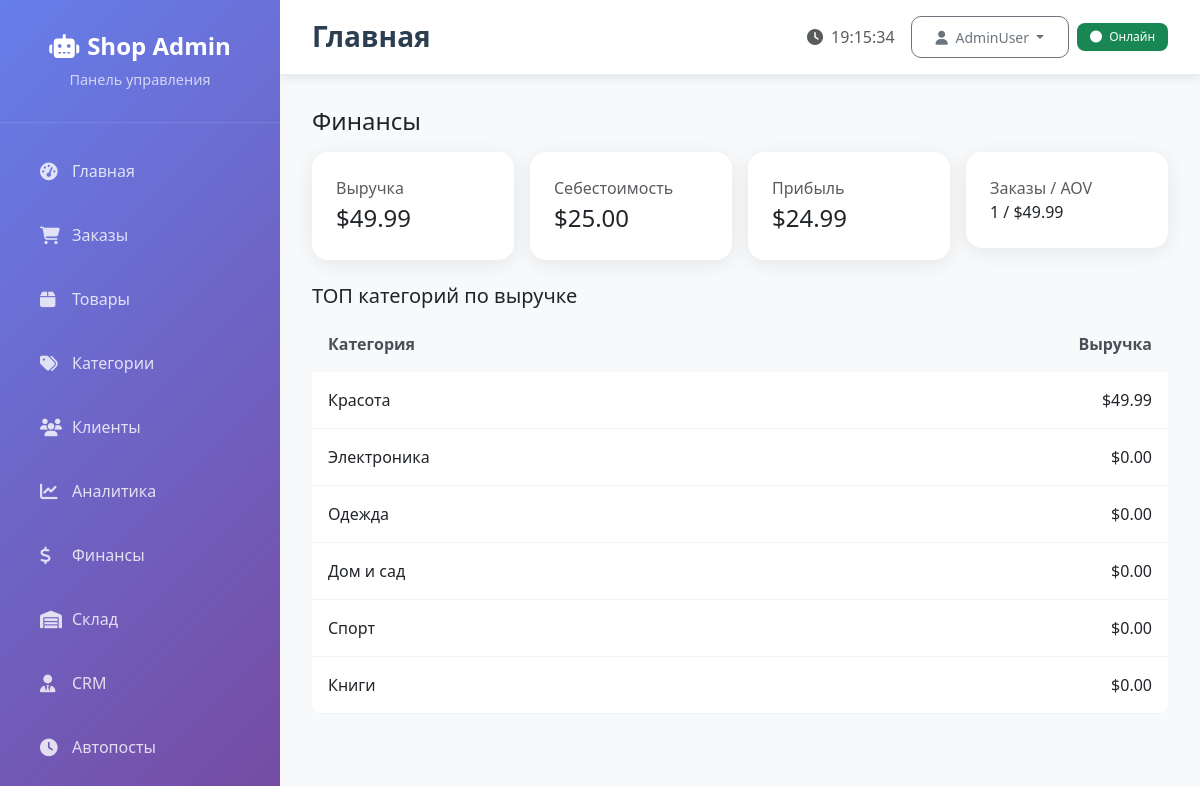
Page /financial (signed in) on the committed database.
### tables this page shows
CREATE TABLE categories (
    id INTEGER PRIMARY KEY AUTOINCREMENT,
    name TEXT NOT NULL,
    description TEXT,
    emoji TEXT,
    is_active INTEGER DEFAULT 1,
    created_at TIMESTAMP DEFAULT CURRENT_TIMESTAMP
);

### web_admin/app.py (the view)
    def decorated_function(*args, **kwargs):
        if not session.get('logged_in'):
            return redirect(url_for('login'))
        return f(*args, **kwargs)

### database.py (called while the page is built, shortened)
    def execute_query(self, query, params=None):
        try:
            conn = sqlite3.connect(self.db_path)
            cursor = conn.cursor()
            if params:
                cursor.execute(query, params)
            else:
                cursor.execute(query)
            q = query.strip().upper()
            if q.startswith('SELECT'):
                result = cursor.fetchall()
            return result
        except Exception as e:
            logging.info(f"Ошибка выполнения запроса: {e}")
            return None
        finally:
            if 'conn' in locals():
                conn.close()

### web_admin/app.py (called while the page is built)
def login_required(f):
    def decorated_function(*args, **kwargs):
        if not session.get('logged_in'):
            return redirect(url_for('login'))
        return f(*args, **kwargs)
    decorated_function.__name__ = f.__name__
    return decorated_function

### web_admin/templates/financial.html (shortened to what this page needs)
{% extends 'base.html' %}
{% block content %}
<h1 class="h4 mb-3">Финансы</h1>
<div class="row g-3">
  <div class="col-md-3"><div class="card"><div class="card-body"><div class="text-muted">Выручка</div><div class="fs-4">${{ '%.2f'|format(metrics.revenue or 0) }}</div></div></div></div>
  <div class="col-md-3"><div class="card"><div class="card-body"><div class="text-muted">Себестоимость</div><div class="fs-4">${{ '%.2f'|format(metrics.cost or 0) }}</div></div></div></div>
  <div class="col-md-3"><div class="card"><div class="card-body"><div class="text-muted">Прибыль</div><div class="fs-4">${{ '%.2f'|format((metrics.profit or 0)) }}</div></div></div></div>
  <div class="col-md-3"><div class="card"><div class="card-body"><div class="text-muted">Заказы / AOV</div><div class="fs-6">{{ metrics.orders or 0 }} / ${{ '%.2f'|format(metrics.aov or 0) }}</div></div></div></div>
</div>
{% if by_cat %}
<h2 class="h5 mt-4">ТОП категорий по выручке</h2>
<table class="table table-sm"><thead><tr><th>Категория</th><th class="text-end">Выручка</th></tr></thead><tbody>
{% for row in by_cat %}<tr><td>{{ row[0] or 'Без категории' }}</td><td class="text-end">${{ '%.2f'|format(row[1] or 0) }}</td></tr>{% endfor %}
</tbody></table>
{% endif %}
{% endblock %}

### web_admin/static/css/admin.css (style rules this page uses)
:root { --primary-gradient: linear-gradient(135deg, #667eea 0%, #764ba2 100%); --success-gradient: linear-gradient(135deg, #11998e 0%, #38ef7d 100%); --warning-gradient: linear-gradient(135deg, #f093fb 0%, #f5576c 100%); --info-gradient: linear-gradient(135deg, #4facfe 0%, #00f2fe 100%); --sidebar-width: 280px; }
body { font-family: 'Segoe UI', Tahoma, Geneva, Verdana, sans-serif; background-color: #f8f9fa; }
.card { border: none; border-radius: 16px; box-shadow: 0 4px 20px rgba(0,0,0,0.08); transition: all 0.3s ease; overflow: hidden; }
.card-body { padding: 1.5rem; }
.table { border-radius: 12px; overflow: hidden; }
.table thead th { background-color: #f8f9fa; border: none; font-weight: 600; color: #495057; padding: 1rem; }
.table tbody td { padding: 1rem; border-color: #f1f3f4; vertical-align: middle; }
.card { animation: fadeInUp 0.6s ease-out; }

### rows in the picture
categories: name "Красота", row "49.99"
categories: name "Электроника", row "0.00"
categories: name "Одежда", row "0.00"
categories: name "Дом и сад", row "0.00"
categories: name "Спорт", row "0.00"
categories: name "Книги", row "0.00"

### other values in the picture
{{ '%.2f'|format(metrics.revenue or 0) }} "49.99"
{{ '%.2f'|format(metrics.cost or 0) }} "25.00"
{{ '%.2f'|format((metrics.profit or 0)) }} "24.99"
{{ metrics.orders or 0 }} "1"
{{ '%.2f'|format(metrics.aov or 0) }} "49.99"
